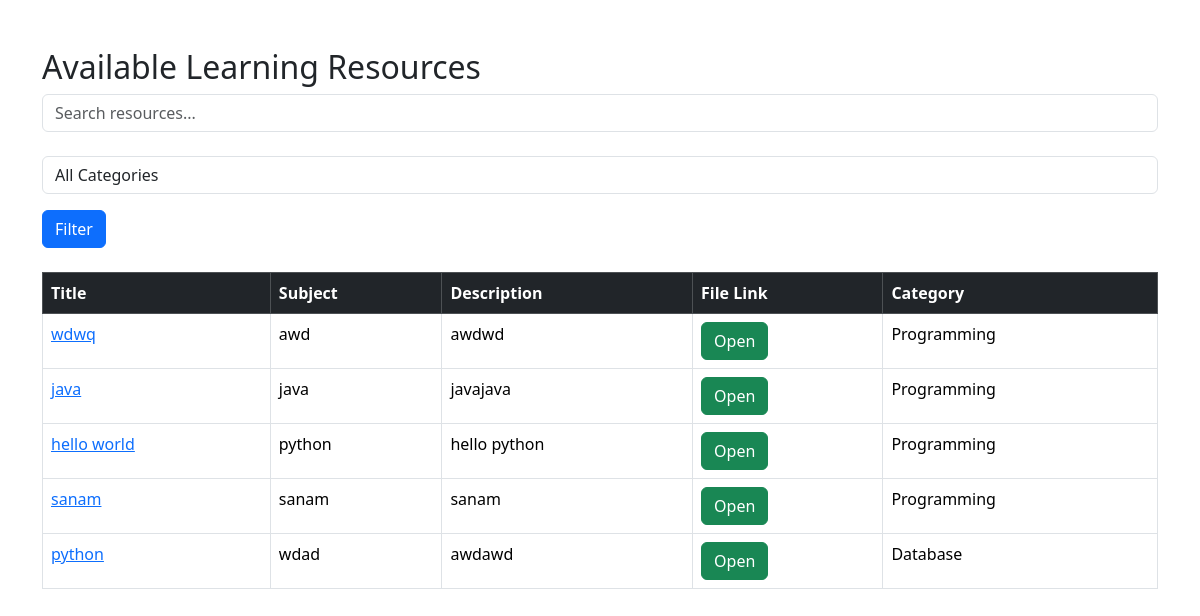
The app's page /resources/, older data.
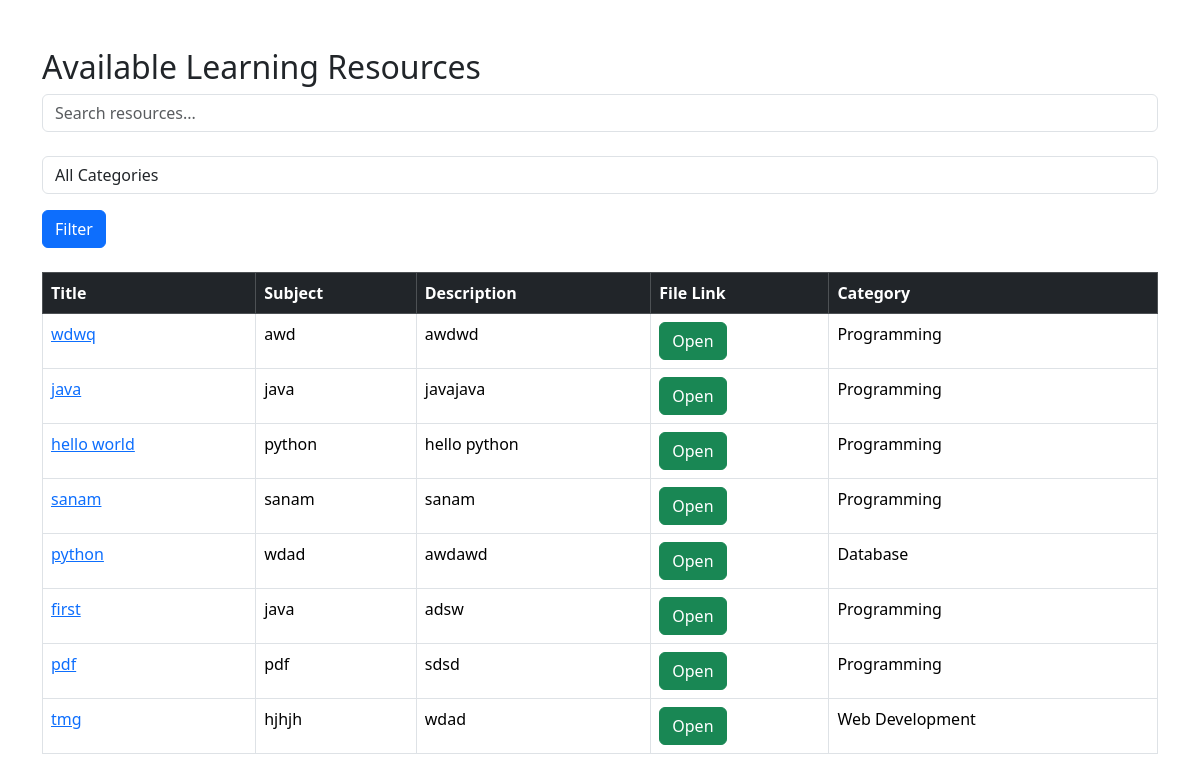
The same page, newer data.
### learning/models.py (models this page shows, shortened)
class Resource(models.Model):
    STATUS_CHOICES = [
    ('pending', 'Pending'),
    ('approved', 'Approved'),
    ('rejected', 'Rejected'),
]
    title = models.CharField(max_length=200)
    subject = models.CharField(max_length=100)
    category = models.CharField(max_length=100)
    description = models.TextField()
    resource_file = models.FileField(
    upload_to='resources/',
    default='resources/default.pdf'
)
    status = models.CharField(
        max_length=20,
        choices=STATUS_CHOICES,
        default='pending'
    )
    uploaded_by = models.CharField(max_length=100)

### learning/views.py (the view)
def resources(request):
    search = request.GET.get('search')
    category = request.GET.get('category')
    resources = Resource.objects.filter(
        status='approved'
    )
    if search:
        resources = resources.filter(
            title__icontains=search
        )
    if category:
        resources = resources.filter(
            category=category
        )
    return render(
        request,
        'learning/resources.html',
        {
            'resources': resources
        }
    )

### learning/templates/learning/resources.html (shortened to what this page needs)
<!DOCTYPE html>
<html>
<head>
    <link href="https://cdn.jsdelivr.net/npm/bootstrap@5.3.3/dist/css/bootstrap.min.css" rel="stylesheet">
</head>
<body>
<div class="container mt-5">
    <h2>Available Learning Resources</h2>
    <form method="GET" class="mb-4">
    <input
        type="text"
        name="search"
        class="form-control"
        placeholder="Search resources...">
</form>
    <form method="GET">
    <select name="category" class="form-control mb-3">
        <option value="">All Categories</option>
    </select>
    <button class="btn btn-primary">
        Filter
    </button>
</form>
    <table class="table table-bordered mt-4">
        <thead class="table-dark">
            <tr>
                <th>Title</th>
                <th>Subject</th>
                <th>Description</th>
                <th>File Link</th>
                <th>Category</th>
            </tr>
        </thead>
        <tbody>
        {% for resource in resources %}
        <tr>
            <td>
    <a href="/resource/{{ resource.id }}/">
        {{ resource.title }}
    </a>
</td>
            <td>{{ resource.subject }}</td>
            <td>{{ resource.description }}</td>
            <td>
                <a href="{{ resource.resource_file.url}}"
                   target="_blank"
                   class="btn btn-success">
                    Open
                </a>
            </td>
            <td>{{ resource.category }}</td>
        </tr>
        {% endfor %}
        </tbody>
    </table>
</div>
</body>
</html>

Row changes from the older to the newer data that the page shows:
added Resource: title "first", subject "java", description "adsw", category "Programming"
added Resource: title "pdf", subject "pdf", description "sdsd", category "Programming"
added Resource: title "tmg", subject "hjhjh", description "wdad", category "Web Development"
